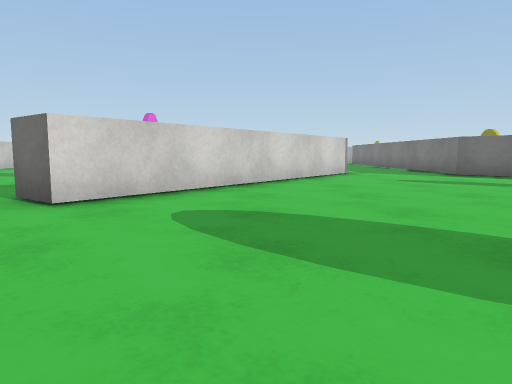
View 1 (above)

20 first-person views from a walk through a Unity game level. The camera is 0.59 m above the floor, tilts 6° down and sees 70° across. The floor is counted in squares, 1 m on a side. Each view is taken from the middle of a square. On the plan, view 1 faces up. The plan holds only what a view shows up to about 10 squares ahead; the rest is blank. The place goes on beyond the plan. The player is left out. Surface patterns are stand-ins for the level's own textures.

View 2
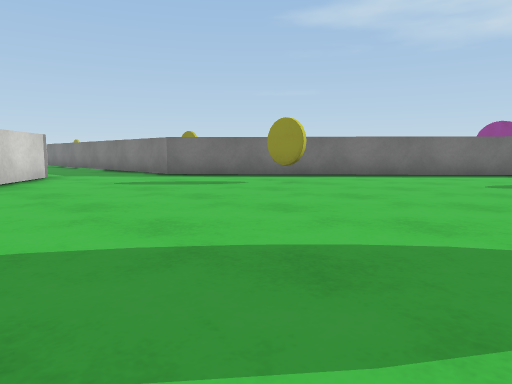

View 3
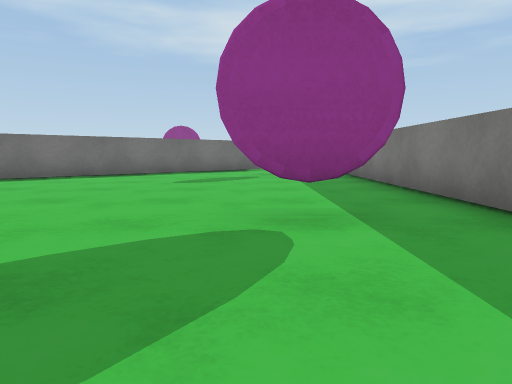

View 4
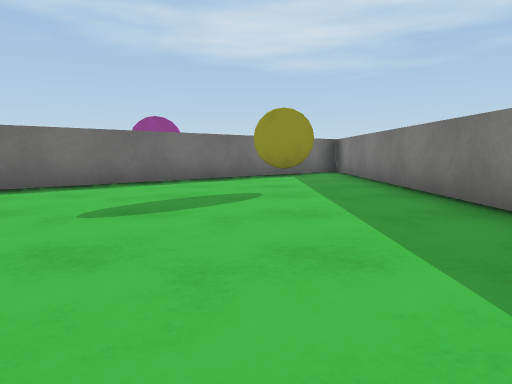

View 5
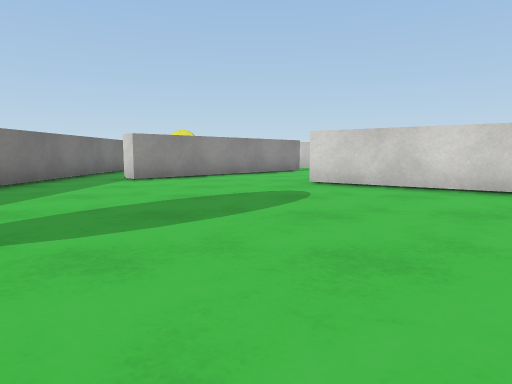

View 6
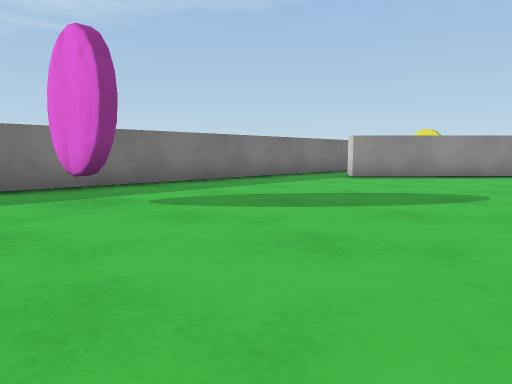

View 7
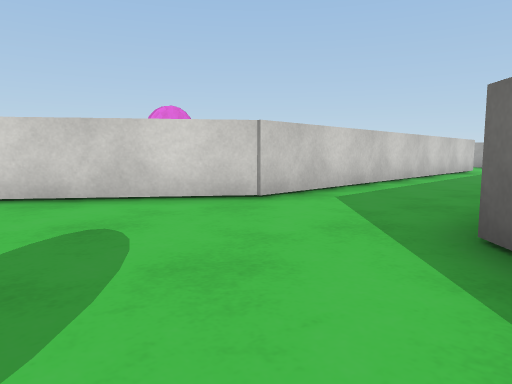

View 8
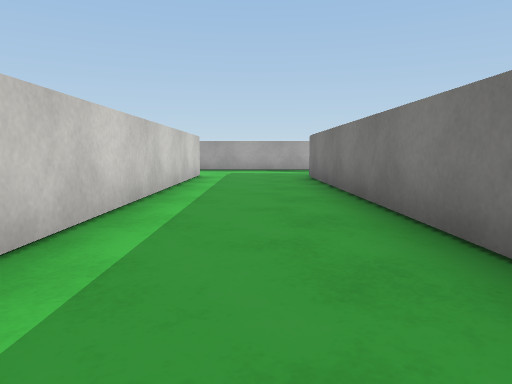

View 9
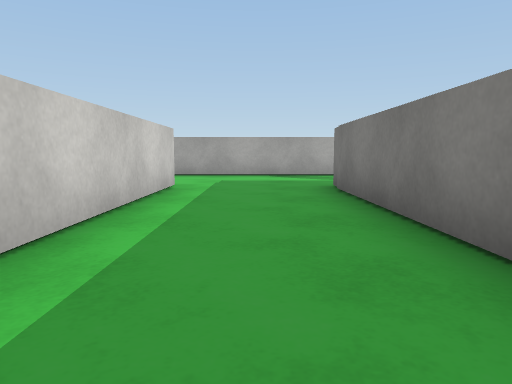

View 10
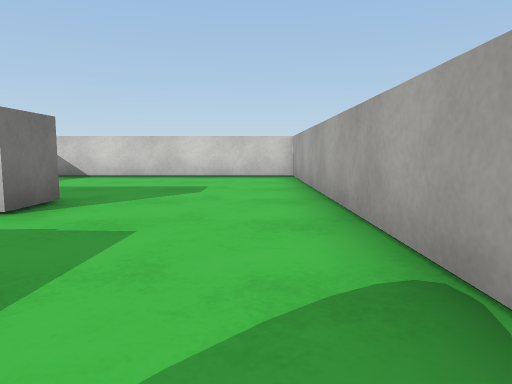

View 11
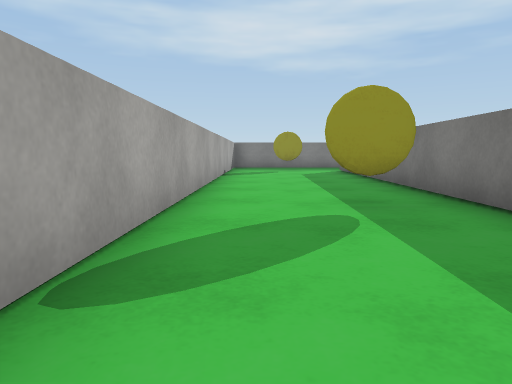

View 12
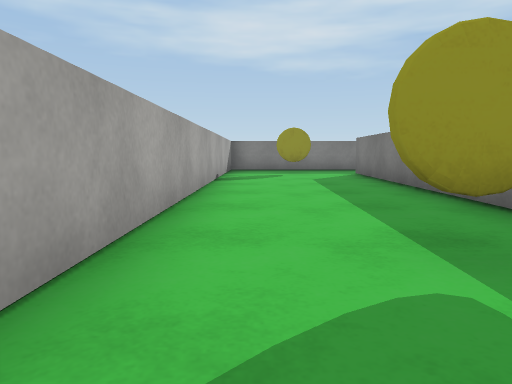

View 13
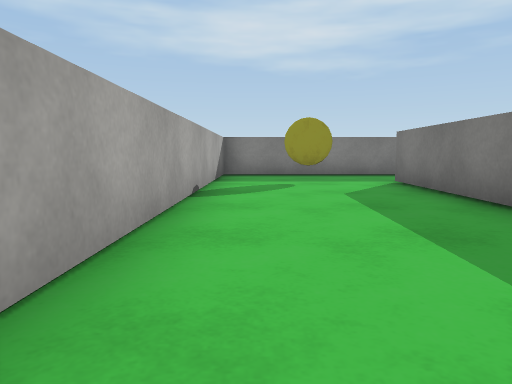

View 14
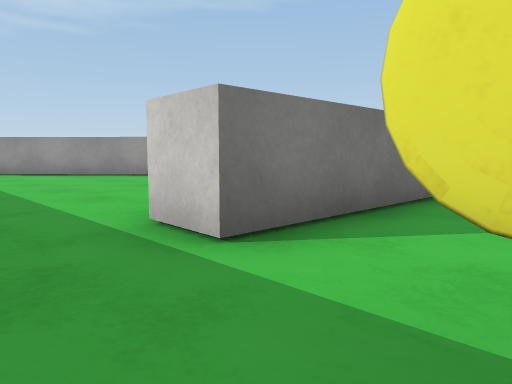

View 15
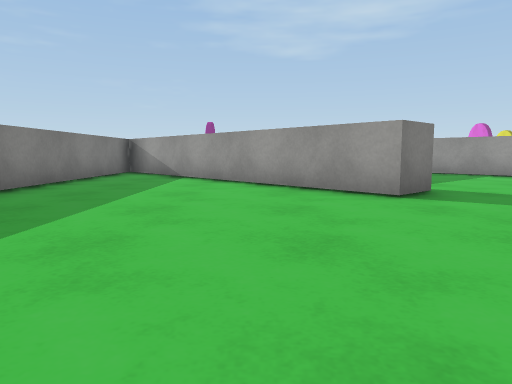

View 16
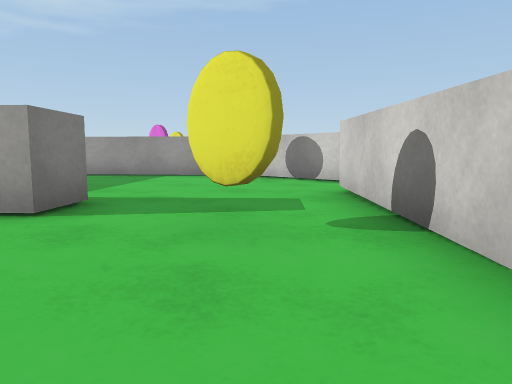

View 17
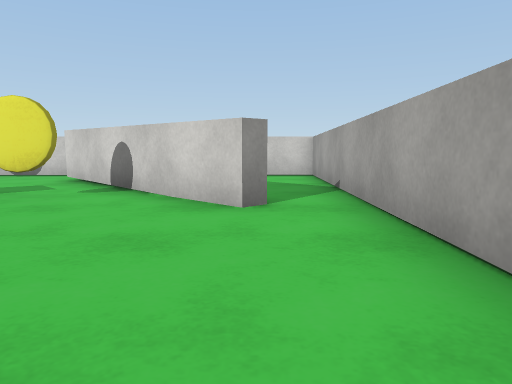

View 18
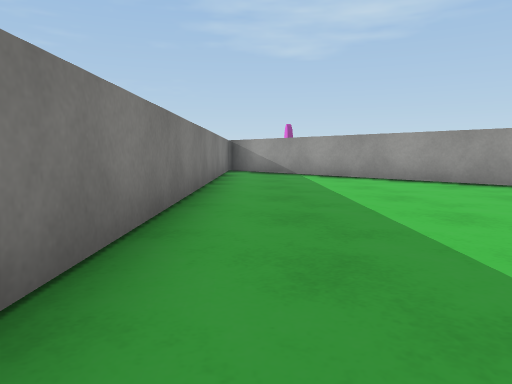

View 19
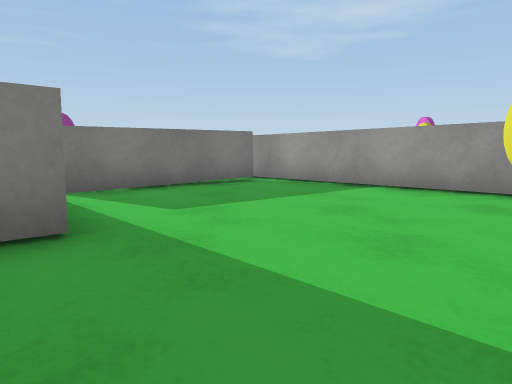

View 20
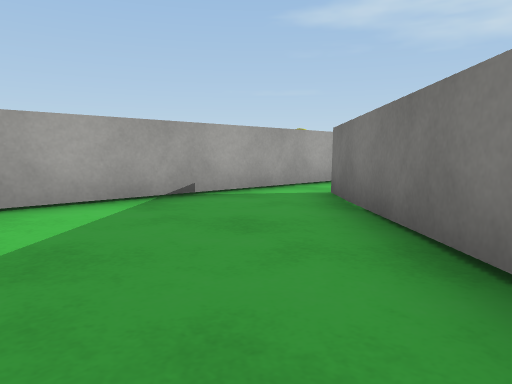

### Floor plan
Points are (right, up) in squares from view 1. A wall is a line through its corners. A room is listed if a view was taken in it or the views show most of it. See-through windows are left out.
Room 1 (views 1, 2, 3, 4, 5, 6, 7, 8, 9, 10, 11, 12, 13, 14, 18)
walls: (5.4, 12.9) (5.3, 20.6); (6.5, 20.5) (15.5, 20.1) (15.4, 19); (1.5, 20.7) (2.5, 20.6) (2.6, 10.6) (-2.3, 4.1) (-3.2, 4.7); (-5.1, 2.3) (-3.1, 0.3) (-3.4, -0.1); (14.1, 0.1) (5.3, 9.9); (-3.6, -1.4) (14.1, -1.5); (17.9, 18.4) (17.9, 23.9) (-3.3, 23.9) (-3.3, 17.9)
ways out: opening at (16.5, 19.5) to room 2; opening at (-4.5, 3.5); opening at (-4, -1)
Room 2 (views 15, 16, 17)
walls: (12.1, 13.1) (16.8, 7.9); (12, 17.9) (9.9, 15.8); (14.3, 19.2) (12.6, 19.3); (17.9, 7.9) (17.9, 18.4)
ways out: opening at (16.5, 19.5) to room 1; opening at (11, 14.3) to room 3
Room 3 (views 19, 20)
walls: (11.3, 12.4) (12.1, 13.1); (6.4, 10.1) (10.1, 6); (6.4, 13.1) (6.4, 10.6); (10, 6.8) (12.9, 9.6); (9.9, 15.8) (8, 13.8)
ways out: opening at (11, 14.3) to room 2; opening at (7, 16) to room 4
Room 4 (no view inside)
walls: (8.9, 15.2) (11.8, 18.1) (12, 17.9); (12.6, 19.3) (6.3, 19.5) (6.3, 18.2)
ways out: opening at (7, 16) to room 3

Where each view was taken, in squares from view 1:
view 1: 0 up, 0 right, facing up
view 2: 1 up, 0 right, facing up-right
view 3: 1 up, 0 right, facing right
view 4: 1 up, 4 right, facing right
view 5: 3 up, 5 right, facing left
view 6: 5 up, 5 right, facing down-left
view 7: 7 up, 6 right, facing up-left
view 8: 11 up, 4 right, facing up
view 9: 14 up, 4 right, facing up
view 10: 23 up, 6 right, facing left
view 11: 23 up, 3 right, facing right
view 12: 23 up, 5 right, facing right
view 13: 23 up, 8 right, facing right
view 14: 22 up, 17 right, facing down-left
view 15: 18 up, 14 right, facing down
view 16: 17 up, 13 right, facing down-left
view 17: 18 up, 16 right, facing left
view 18: 19 up, 17 right, facing down
view 19: 15 up, 10 right, facing down
view 20: 15 up, 7 right, facing up-right
